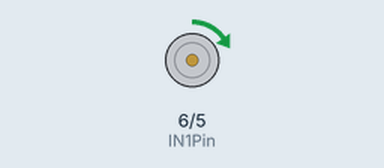
A sketch run on a simulated Arduino Uno, built with avr-gcc and run on an emulated ATmega328P. Parts: motor-driver pin pairs drawn as motors (green arrow = first pin HIGH = forward, orange = second pin HIGH = backward, longer = more drive).

Above: at 0.15 s.
At 10.02 s:
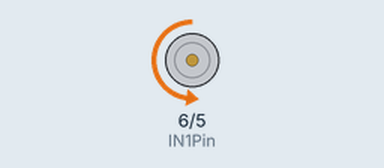
At 19.93 s:
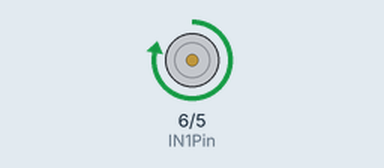
At 39.69 s:
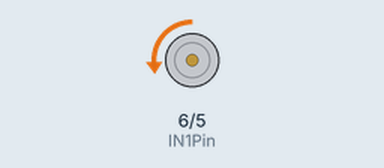
Timing chart, 0 to 40.0 s (numbered marks = the images above):
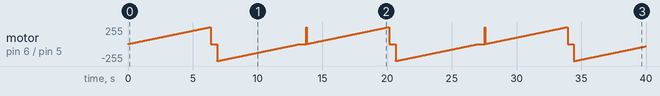

The sketch:

program_2_MOTOR_DC_pengaturan_kecepatan_naik_kecepatan_turun.ino
```cpp
const int IN1Pin = 6;
const int IN2Pin = 5;

void setup ()
{
  pinMode (IN1Pin, OUTPUT);
  pinMode (IN2Pin, OUTPUT);
}

void loop ()
{
  digitalWrite(IN1Pin,LOW);
  for(int i=1; i<256; i++) {
    analogWrite(IN1Pin,i);
    delay (25);
  }

  digitalWrite(IN2Pin,LOW);
  digitalWrite(IN1Pin,LOW);
  delay(500);

  digitalWrite(IN1Pin,LOW);
  for(int i=255; i>=0; i--) {
    analogWrite(IN2Pin,i);
    delay (25);
  }

  digitalWrite(IN2Pin,LOW);
  digitalWrite(IN1Pin,LOW);
  delay(500);

}
```
